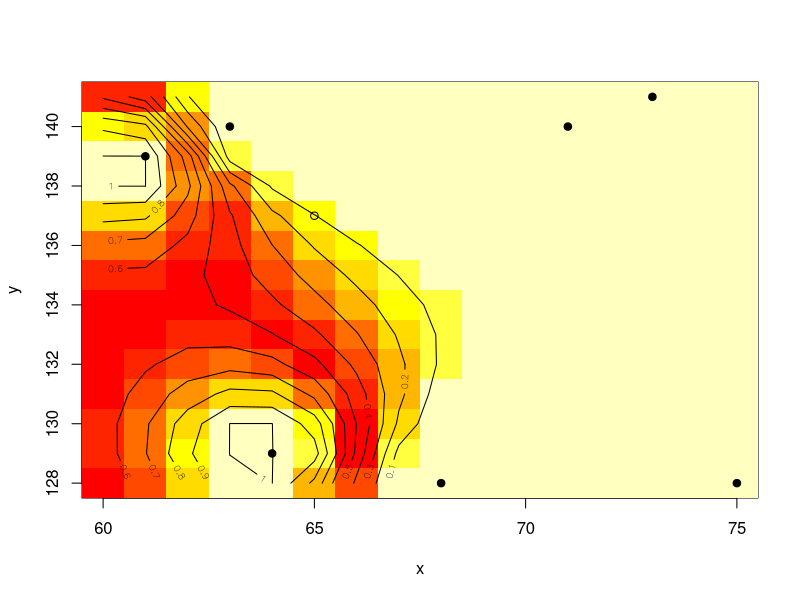

The R source for this figure:
ok <- function(x, y, cov, datax, datay, dataz)
{
  Kok <- function(dx, dy, cov)
  {
    d1 <- outer(dx, dx, FUN=function(x, y) (x-y)^2)
    d2 <- outer(dy, dy, FUN=function(x, y) (x-y)^2)
    K <- cov(sqrt(d1 + d2))
    K <- cbind(K, 1)
    K <- rbind(K, 1)
    K[nrow(K), ncol(K)] <- 0
    K
  }

  kok <- function(x, y, dx, dy, cov)
  {
    d1 <- (dx-x)^2
    d2 <- (dy-y)^2
    k <- cov(sqrt(d1 + d2))
    k[n+1] <- 1
    k
  }

  K <- Kok(datax, datay, cov)
  n <- length(datax)

  if(length(x)>1)
  {
    z <- matrix(data=NA, nrow=length(x), ncol=length(y))
    for(i in 1:length(x))
    {
      for(j in 1:length(y))
      {
        k <- kok(x[i], y[j], datax, datay, cov)
        w <- solve(K, k)
        z[i,j] <- as.numeric(t(w[1:n]) %*% dataz)
      }
    }
  }
  else
  {
    k <- kok(x, y, datax, datay, cov)
    w <- solve(K, k)
    z <- as.numeric(t(w[1:n]) %*% dataz)
  }

  invisible(z)
}

show_plot <- function(x, y, z, xp, yp)
{
  c <- heat.colors(10)
  c <- c(c[10:1],c)
  image(x, y, z, col=c)

  #contour(x, y, z, levels=seq(350,750,by=10), add=TRUE)
  contour(x, y, z, levels=seq(0,1,by=0.1), add=TRUE)

  points(xp, yp, pch=19); points(65, 137)
}

data.toy <- function()
{
  x <- c(61,63,64,68,71,73,75)
  y <- c(139,140,129,128,140,141,128)
  v <- c(477,696,227,646,606,791,783)
  u <- c(1,0,1,0,0,0,0)

  o <- list(x=x, y=y, v=v, u=u)
  o
}

sharpen <- function(z, p)
{
  if(p==0)
  {
    zz <- z
    zz[zz<=0.5] <- 0; zz[zz>0.5] <- 1
  }
  else
  {
    c <- (1-p)/(2*p)
    for(i in 1:length(z))
    {
      zz <- (z/p) - c
      zz[zz<0] <- 0; zz[zz>1] <- 1
    }
  }
  zz
}

go <-function(p)
{
  d <- data.toy()
  x <- 60:75; y <- 128:141

  z <- ok(x, y, function(h,...) (10 * exp(-0.3) ^ h), d$x, d$y, d$u)
  show_plot(x, y, sharpen(z,p), d$x, d$y)
}

go(0.5)
